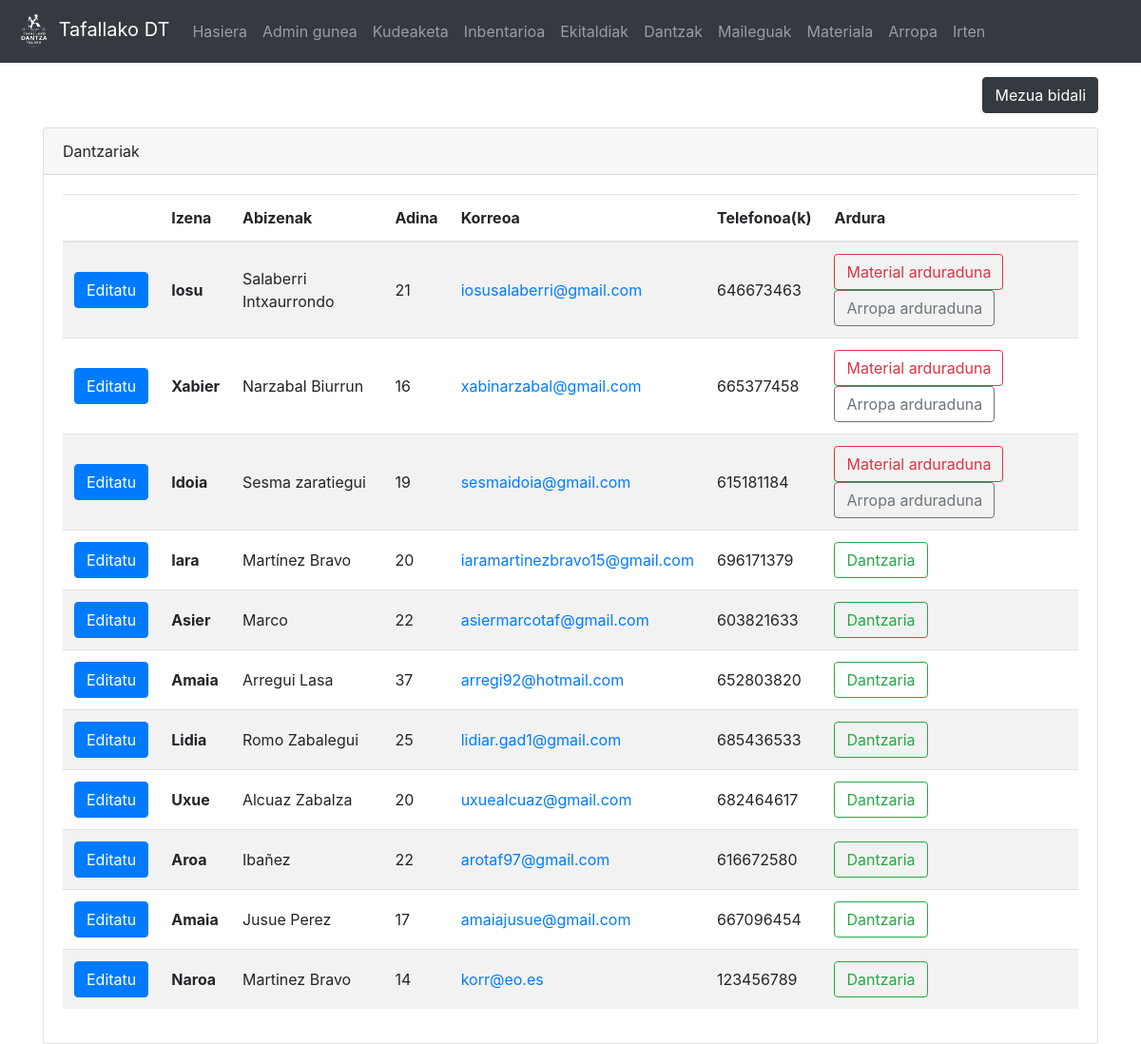
Page /dashboard (signed in) on the earlier database version.
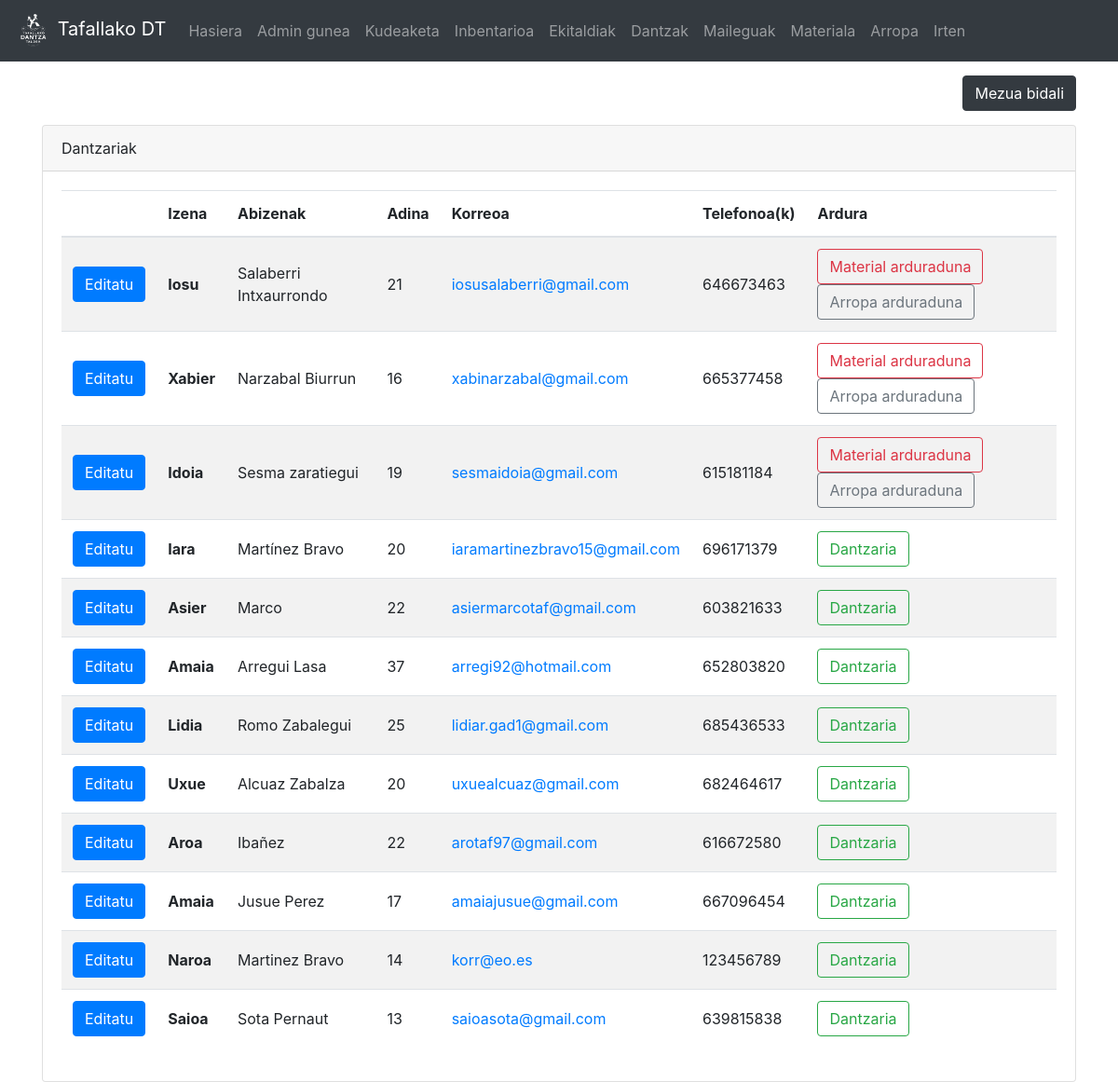
Same page on the later database version.
### dantza/models.py (models this page shows, shortened)
class Dantzaria(models.Model):
	user = models.OneToOneField(User, on_delete=models.CASCADE)
	izena = models.CharField(max_length=50)
	abizenak = models.CharField(max_length=200)
	jaiotze_data = models.DateTimeField('jaiotze data')
	email = models.CharField(max_length=100)
	def adina(self):
		today = date.today()
		return today.year - self.jaiotze_data.year - ((today.month, today.day) < (self.jaiotze_data.month, self.jaiotze_data.day))
	def telefonoak(self):
		t_list = Telefono.objects.filter(dantzari=self)
		return ', '.join(str(e.zenbakia) for e in t_list)
	def is_materialArduraduna(self):
		return self.user.groups.filter(name='material_arduradunak').exists()
	def is_arropaArduraduna(self):
		return self.user.groups.filter(name='arropa_arduradunak').exists()

class Telefono(models.Model):
	zenbakia = models.IntegerField()
	dantzari = models.ForeignKey(Dantzaria, on_delete=models.CASCADE)

### dantza/views.py (the view, shortened to what this page needs)
# urls.py: path('dashboard', views.dashboard, name = 'dashboard'),
@login_required(login_url='/login')
def dashboard(request):
	dantzari_list = Dantzaria.objects.all()
	maileguak = Mailegua.objects.filter(itzulita=False)
	return render(request,'dantza/dashboard.html',{'d_list':dantzari_list, 'mail_list':maileguak, 'h_list': HARTZAILEA})

### dantza/templatetags/auth_extras.py (called while the page is built)
@register.filter(name='has_group')
def has_group(user, group_name):
    return user.groups.filter(name=group_name).exists()

### templates/dantza/dashboard.html (shortened to what this page needs)
{% extends "dantza/base.html" %}
{% block edukia %}
<div class="container">
	<div class="clearfix">
		<button style="margin-top: 15px;" type="button" class="btn btn-dark float-right" data-toggle="modal" data-target="#mezua">
		  Mezua bidali
		</button>
	</div>
	{% if request.user.is_superuser %}
	<div class="card" style="margin-top:15px">
		<div class="card-header">Dantzariak</div>
		<div class="card-body">
	{% if d_list %}
	<div class="table-responsive">
		<table class="table table-hover table-striped">
		  <thead>
			<tr>
								<th scope="col"></th>
			  <th scope="col">Izena</th>
			  <th scope="col">Abizenak</th>
			  <th scope="col">Adina</th>
			  <th scope="col">Korreoa</th>
				<th scope="col">Telefonoa(k)</th>
				<th scope="col">Ardura</th>
			</tr>
		  </thead>
		  <tbody>
		{% for d in d_list %}
			  <tr>
				  <td style="vertical-align:middle;"><a href="/dantzari/{{ d.pk }}/" class="btn btn-primary">Editatu</a></td>
				  <th scope="row" style="vertical-align:middle;">{{ d.izena }}</th>
				  <td style="vertical-align:middle;">{{ d.abizenak }}</td>
				  <td style="vertical-align:middle;">{{ d.adina }}</td>
				  <td style="vertical-align:middle;"><a href="mailto:{{ d.email }}">{{ d.email }}</a></td>
				  <td style="vertical-align:middle;">{{ d.telefonoak }}</td>
				  <td>
					  {% if not d.is_materialArduraduna and not d.is_arropaArduraduna %}
					  <div class="btn btn-outline-success">Dantzaria</div>
					  {% endif %}
					  {% if d.is_materialArduraduna %}
					  <div class="btn btn-outline-danger">Material arduraduna</div>
					  {% endif %}
					  {% if d.is_arropaArduraduna %}
					  <div class="btn btn-outline-secondary">Arropa arduraduna</div>
					  {% endif %}
				  </td>
			  </tr>
		{% endfor %}
			</tbody>
</table>
			</div>
	{% else %}
		Oraindik ez dago dantzaririk<br/>
			<small>Dantzari berriak sortzeko, saioa itxi eta erregistratu</small>
	{% endif %}
		</div>
</div>
</div>
{% endif %}
{% endblock edukia %}

Differences in the rows shown:
added Dantzaria: izena "Saioa", abizenak "Sota Pernaut", adina "13", email "saioasota@gmail.com", telefonoak "639815838", shows "Dantzaria"
